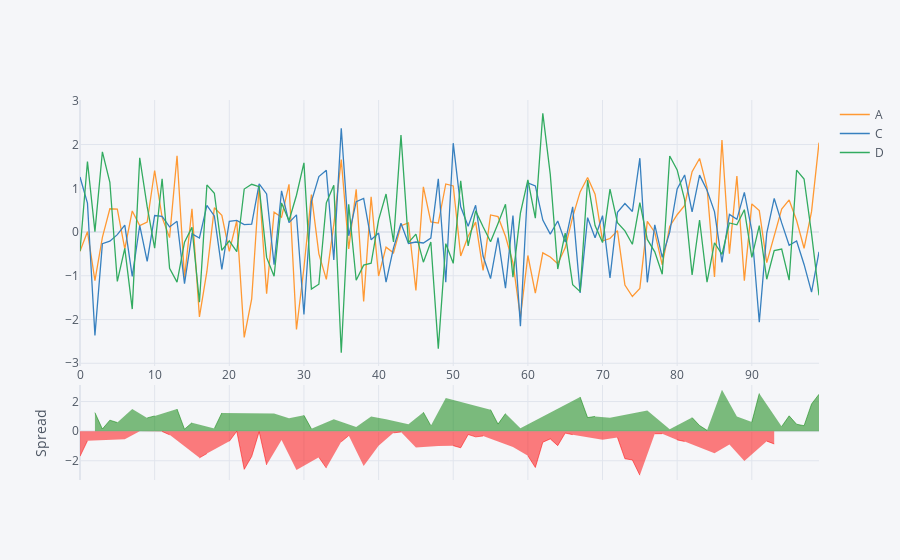

Write notebook code for a chart like this one.
### Code cell
df[['A','C','D']].iplot(kind='spread')
